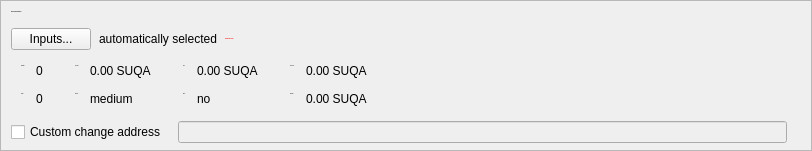
    <widget class="QFrame" name="frameCoinControl">
     <property name="sizePolicy">
      <sizepolicy hsizetype="Expanding" vsizetype="Expanding">
       <horstretch>0</horstretch>
       <verstretch>0</verstretch>
      </sizepolicy>
     </property>
     <property name="maximumSize">
      <size>
       <width>16777215</width>
       <height>16777215</height>
      </size>
     </property>
     <property name="frameShape">
      <enum>QFrame::StyledPanel</enum>
     </property>
     <property name="frameShadow">
      <enum>QFrame::Sunken</enum>
     </property>
     <layout class="QVBoxLayout" name="verticalLayoutCoinControl2">
      <property name="spacing">
       <number>0</number>
      </property>
      <property name="leftMargin">
       <number>0</number>
      </property>
      <property name="topMargin">
       <number>0</number>
      </property>
      <property name="rightMargin">
       <number>0</number>
      </property>
      <property name="bottomMargin">
       <number>6</number>
      </property>
      <item>
       <layout class="QVBoxLayout" name="verticalLayoutCoinControl" stretch="0,0,0,0,1">
        <property name="spacing">
         <number>0</number>
        </property>
        <property name="leftMargin">
         <number>10</number>
        </property>
        <property name="topMargin">
         <number>10</number>
        </property>
        <item>
         <layout class="QHBoxLayout" name="horizontalLayoutCoinControl1">
          <property name="bottomMargin">
           <number>15</number>
          </property>
          <item>
           <widget class="QLabel" name="labelCoinControlFeatures">
            <property name="sizePolicy">
             <sizepolicy hsizetype="Preferred" vsizetype="Maximum">
              <horstretch>0</horstretch>
              <verstretch>0</verstretch>
             </sizepolicy>
            </property>
            <property name="font">
             <font>
              <pointsize>-1</pointsize>
              <weight>75</weight>
              <bold>true</bold>
             </font>
            </property>
            <property name="styleSheet">
             <string notr="true">font-weight:bold;</string>
            </property>
            <property name="text">
             <string>Coin Control Features</string>
            </property>
           </widget>
          </item>
         </layout>
        </item>
        <item>
         <layout class="QHBoxLayout" name="horizontalLayoutCoinControl2" stretch="0,0,0,0">
          <property name="spacing">
           <number>8</number>
          </property>
          <property name="bottomMargin">
           <number>10</number>
          </property>
          <item>
           <widget class="QPushButton" name="pushButtonCoinControl">
            <property name="styleSheet">
             <string notr="true"/>
            </property>
            <property name="text">
             <string>Inputs...</string>
            </property>
            <property name="autoDefault">
             <bool>false</bool>
            </property>
           </widget>
          </item>
          <item>
           <widget class="QLabel" name="labelCoinControlAutomaticallySelected">
            <property name="text">
             <string>automatically selected</string>
            </property>
            <property name="margin">
             <number>5</number>
            </property>
           </widget>
          </item>
          <item>
           <widget class="QLabel" name="labelCoinControlInsuffFunds">
            <property name="font">
             <font>
              <pointsize>-1</pointsize>
              <weight>75</weight>
              <bold>true</bold>
             </font>
            </property>
            <property name="styleSheet">
             <string notr="true">color:red;font-weight:bold;</string>
            </property>
            <property name="text">
             <string>Insufficient funds!</string>
            </property>
            <property name="margin">
             <number>5</number>
            </property>
           </widget>
          </item>
          <item>
           <spacer name="horizontalSpacerCoinControl">
            <property name="orientation">
             <enum>Qt::Horizontal</enum>
            </property>
            <property name="sizeHint" stdset="0">
             <size>
              <width>40</width>
              <height>1</height>
             </size>
            </property>
           </spacer>
          </item>
         </layout>
        </item>
        <item>
         <widget class="QWidget" name="widgetCoinControl" native="true">
          <property name="sizePolicy">
           <sizepolicy hsizetype="Preferred" vsizetype="Preferred">
            <horstretch>0</horstretch>
            <verstretch>0</verstretch>
           </sizepolicy>
          </property>
          <property name="minimumSize">
           <size>
            <width>0</width>
            <height>0</height>
           </size>
          </property>
          <property name="styleSheet">
           <string notr="true"/>
          </property>
          <layout class="QHBoxLayout" name="horizontalLayoutCoinControl5">
           <property name="margin">
            <number>0</number>
           </property>
           <item>
            <layout class="QHBoxLayout" name="horizontalLayoutCoinControl3" stretch="0,0,0,1">
             <property name="spacing">
              <number>20</number>
             </property>
             <property name="topMargin">
              <number>0</number>
             </property>
             <property name="bottomMargin">
              <number>10</number>
             </property>
             <item>
              <layout class="QFormLayout" name="formLayoutCoinControl1">
               <property name="horizontalSpacing">
                <number>10</number>
               </property>
               <property name="verticalSpacing">
                <number>14</number>
               </property>
               <property name="leftMargin">
                <number>10</number>
               </property>
               <property name="topMargin">
                <number>4</number>
               </property>
               <property name="rightMargin">
                <number>6</number>
               </property>
               <item row="0" column="0">
                <widget class="QLabel" name="labelCoinControlQuantityText">
                 <property name="font">
                  <font>
                   <pointsize>-1</pointsize>
                  </font>
                 </property>
                 <property name="text">
                  <string>Quantity:</string>
                 </property>
                 <property name="margin">
                  <number>0</number>
                 </property>
                </widget>
               </item>
               <item row="0" column="1">
                <widget class="QLabel" name="labelCoinControlQuantity">
                 <property name="cursor">
                  <cursorShape>IBeamCursor</cursorShape>
                 </property>
                 <property name="contextMenuPolicy">
                  <enum>Qt::ActionsContextMenu</enum>
                 </property>
                 <property name="text">
                  <string notr="true">0</string>
                 </property>
                 <property name="margin">
                  <number>0</number>
                 </property>
                 <property name="textInteractionFlags">
                  <set>Qt::LinksAccessibleByMouse|Qt::TextSelectableByKeyboard|Qt::TextSelectableByMouse</set>
                 </property>
                </widget>
               </item>
               <item row="1" column="0">
                <widget class="QLabel" name="labelCoinControlBytesText">
                 <property name="font">
                  <font>
                   <pointsize>-1</pointsize>
                  </font>
                 </property>
                 <property name="text">
                  <string>Bytes:</string>
                 </property>
                </widget>
               </item>
               <item row="1" column="1">
                <widget class="QLabel" name="labelCoinControlBytes">
                 <property name="cursor">
                  <cursorShape>IBeamCursor</cursorShape>
                 </property>
                 <property name="contextMenuPolicy">
                  <enum>Qt::ActionsContextMenu</enum>
                 </property>
                 <property name="text">
                  <string notr="true">0</string>
                 </property>
                 <property name="textInteractionFlags">
                  <set>Qt::LinksAccessibleByMouse|Qt::TextSelectableByKeyboard|Qt::TextSelectableByMouse</set>
                 </property>
                </widget>
               </item>
              </layout>
             </item>
             <item>
              <layout class="QFormLayout" name="formLayoutCoinControl2">
               <property name="horizontalSpacing">
                <number>10</number>
               </property>
               <property name="verticalSpacing">
                <number>14</number>
               </property>
               <property name="leftMargin">
                <number>6</number>
               </property>
               <property name="topMargin">
                <number>4</number>
               </property>
               <property name="rightMargin">
                <number>6</number>
               </property>
               <item row="0" column="0">
                <widget class="QLabel" name="labelCoinControlAmountText">
                 <property name="font">
                  <font>
                   <pointsize>-1</pointsize>
                  </font>
                 </property>
                 <property name="text">
                  <string>Amount:</string>
                 </property>
                 <property name="margin">
                  <number>0</number>
                 </property>
                </widget>
               </item>
               <item row="0" column="1">
                <widget class="QLabel" name="labelCoinControlAmount">
                 <property name="cursor">
                  <cursorShape>IBeamCursor</cursorShape>
                 </property>
                 <property name="contextMenuPolicy">
                  <enum>Qt::ActionsContextMenu</enum>
                 </property>
                 <property name="text">
                  <string notr="true">0.00 SUQA</string>
                 </property>
                 <property name="textInteractionFlags">
                  <set>Qt::LinksAccessibleByMouse|Qt::TextSelectableByKeyboard|Qt::TextSelectableByMouse</set>
                 </property>
                </widget>
               </item>
               <item row="1" column="0">
                <widget class="QLabel" name="labelCoinControlPriorityText">
                 <property name="font">
                  <font>
                   <pointsize>-1</pointsize>
                  </font>
                 </property>
                 <property name="text">
                  <string>Priority:</string>
                 </property>
                </widget>
               </item>
               <item row="1" column="1">
                <widget class="QLabel" name="labelCoinControlPriority">
                 <property name="cursor">
                  <cursorShape>IBeamCursor</cursorShape>
                 </property>
                 <property name="contextMenuPolicy">
                  <enum>Qt::ActionsContextMenu</enum>
                 </property>
                 <property name="text">
                  <string notr="true">medium</string>
                 </property>
                 <property name="textInteractionFlags">
                  <set>Qt::LinksAccessibleByMouse|Qt::TextSelectableByKeyboard|Qt::TextSelectableByMouse</set>
                 </property>
                </widget>
               </item>
              </layout>
             </item>
             <item>
              <layout class="QFormLayout" name="formLayoutCoinControl3">
               <property name="horizontalSpacing">
                <number>10</number>
               </property>
               <property name="verticalSpacing">
                <number>14</number>
               </property>
               <property name="leftMargin">
                <number>6</number>
               </property>
               <property name="topMargin">
                <number>4</number>
               </property>
               <property name="rightMargin">
                <number>6</number>
               </property>
               <item row="0" column="0">
                <widget class="QLabel" name="labelCoinControlFeeText">
                 <property name="font">
                  <font>
                   <pointsize>-1</pointsize>
                  </font>
                 </property>
                 <property name="text">
                  <string>Fee:</string>
                 </property>
                 <property name="margin">
                  <number>0</number>
                 </property>
                </widget>
               </item>
               <item row="0" column="1">
                <widget class="QLabel" name="labelCoinControlFee">
                 <property name="cursor">
                  <cursorShape>IBeamCursor</cursorShape>
                 </property>
                 <property name="contextMenuPolicy">
                  <enum>Qt::ActionsContextMenu</enum>
                 </property>
                 <property name="text">
                  <string notr="true">0.00 SUQA</string>
                 </property>
                 <property name="textInteractionFlags">
                  <set>Qt::LinksAccessibleByMouse|Qt::TextSelectableByKeyboard|Qt::TextSelectableByMouse</set>
                 </property>
                </widget>
               </item>
               <item row="1" column="0">
                <widget class="QLabel" name="labelCoinControlLowOutputText">
                 <property name="font">
                  <font>
                   <pointsize>-1</pointsize>
                  </font>
                 </property>
                 <property name="text">
                  <string>Dust:</string>
                 </property>
                </widget>
               </item>
               <item row="1" column="1">
                <widget class="QLabel" name="labelCoinControlLowOutput">
                 <property name="cursor">
                  <cursorShape>IBeamCursor</cursorShape>
                 </property>
                 <property name="contextMenuPolicy">
                  <enum>Qt::ActionsContextMenu</enum>
                 </property>
                 <property name="text">
                  <string notr="true">no</string>
                 </property>
                 <property name="textInteractionFlags">
                  <set>Qt::LinksAccessibleByMouse|Qt::TextSelectableByKeyboard|Qt::TextSelectableByMouse</set>
                 </property>
                </widget>
               </item>
              </layout>
             </item>
             <item>
              <layout class="QFormLayout" name="formLayoutCoinControl4">
               <property name="horizontalSpacing">
                <number>10</number>
               </property>
               <property name="verticalSpacing">
                <number>14</number>
               </property>
               <property name="leftMargin">
                <number>6</number>
               </property>
               <property name="topMargin">
                <number>4</number>
               </property>
               <property name="rightMargin">
                <number>6</number>
               </property>
               <item row="0" column="0">
                <widget class="QLabel" name="labelCoinControlAfterFeeText">
                 <property name="font">
                  <font>
                   <pointsize>-1</pointsize>
                  </font>
                 </property>
                 <property name="text">
                  <string>After Fee:</string>
                 </property>
                 <property name="margin">
                  <number>0</number>
                 </property>
                </widget>
               </item>
               <item row="0" column="1">
                <widget class="QLabel" name="labelCoinControlAfterFee">
                 <property name="cursor">
                  <cursorShape>IBeamCursor</cursorShape>
                 </property>
                 <property name="contextMenuPolicy">
                  <enum>Qt::ActionsContextMenu</enum>
                 </property>
                 <property name="text">
                  <string notr="true">0.00 SUQA</string>
                 </property>
                 <property name="textInteractionFlags">
                  <set>Qt::LinksAccessibleByMouse|Qt::TextSelectableByKeyboard|Qt::TextSelectableByMouse</set>
                 </property>
                </widget>
               </item>
               <item row="1" column="0">
                <widget class="QLabel" name="labelCoinControlChangeText">
                 <property name="font">
                  <font>
                   <pointsize>-1</pointsize>
                  </font>
                 </property>
                 <property name="text">
                  <string>Change:</string>
                 </property>
                </widget>
               </item>
               <item row="1" column="1">
                <widget class="QLabel" name="labelCoinControlChange">
                 <property name="cursor">
                  <cursorShape>IBeamCursor</cursorShape>
                 </property>
                 <property name="contextMenuPolicy">
                  <enum>Qt::ActionsContextMenu</enum>
                 </property>
                 <property name="text">
                  <string notr="true">0.00 SUQA</string>
                 </property>
                 <property name="textInteractionFlags">
                  <set>Qt::LinksAccessibleByMouse|Qt::TextSelectableByKeyboard|Qt::TextSelectableByMouse</set>
                 </property>
                </widget>
               </item>
              </layout>
             </item>
            </layout>
           </item>
          </layout>
         </widget>
        </item>
        <item>
         <layout class="QHBoxLayout" name="horizontalLayoutCoinControl4" stretch="0,0,0">
          <property name="spacing">
           <number>12</number>
          </property>
          <property name="sizeConstraint">
           <enum>QLayout::SetDefaultConstraint</enum>
          </property>
          <property name="topMargin">
           <number>5</number>
          </property>
          <property name="rightMargin">
           <number>5</number>
          </property>
          <item>
           <widget class="QCheckBox" name="checkBoxCoinControlChange">
            <property name="toolTip">
             <string>If this is activated, but the change address is empty or invalid, change will be sent to a newly generated address.</string>
            </property>
            <property name="text">
             <string>Custom change address</string>
            </property>
           </widget>
          </item>
          <item>
           <widget class="QValidatedLineEdit" name="lineEditCoinControlChange">
            <property name="enabled">
             <bool>false</bool>
            </property>
            <property name="sizePolicy">
             <sizepolicy hsizetype="Expanding" vsizetype="Fixed">
              <horstretch>0</horstretch>
              <verstretch>0</verstretch>
             </sizepolicy>
            </property>
           </widget>
          </item>
          <item>
           <widget class="QLabel" name="labelCoinControlChangeLabel">
            <property name="sizePolicy">
             <sizepolicy hsizetype="Preferred" vsizetype="Expanding">
              <horstretch>0</horstretch>
              <verstretch>0</verstretch>
             </sizepolicy>
            </property>
            <property name="minimumSize">
             <size>
              <width>0</width>
              <height>0</height>
             </size>
            </property>
            <property name="text">
             <string/>
            </property>
            <property name="margin">
             <number>3</number>
            </property>
           </widget>
          </item>
         </layout>
        </item>
        <item>
         <spacer name="verticalSpacerCoinControl">
          <property name="orientation">
           <enum>Qt::Vertical</enum>
          </property>
          <property name="sizeHint" stdset="0">
           <size>
            <width>800</width>
            <height>1</height>
           </size>
          </property>
         </spacer>
        </item>
       </layout>
      </item>
     </layout>
    </widget>
